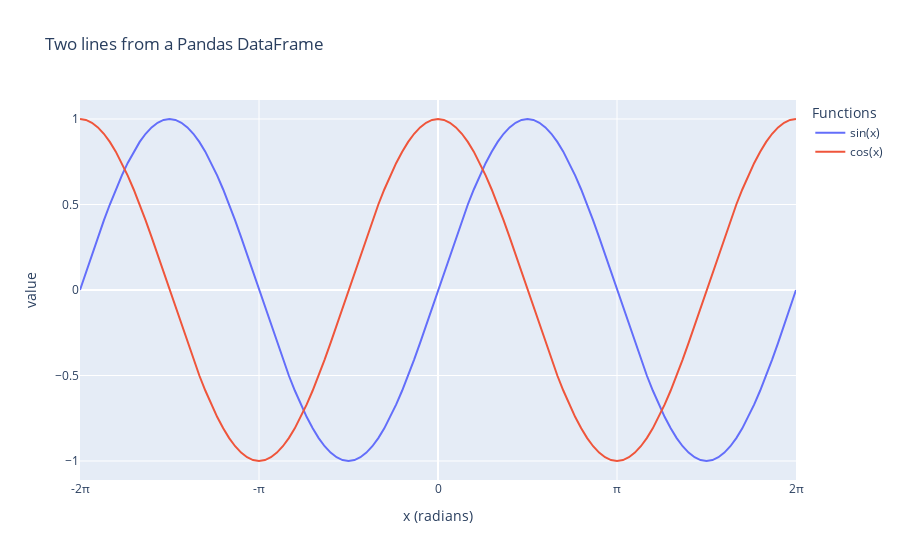

This figure's notebook cell:
### Code cell
# 3) put both in one figure
fig = Figure(data=[sin_trace, cos_trace])
fig.update_layout(
    title="Two lines from a Pandas DataFrame",
    xaxis_title="x (radians)",
    yaxis_title="value",
    legend_title="Functions"
)

fig.update_xaxes(
    tickmode="array",
    tickvals=[-2*np.pi, -np.pi, 0, np.pi, 2*np.pi],
    ticktext=["-2π", "-π", "0", "π", "2π"]
)


fig.show()
